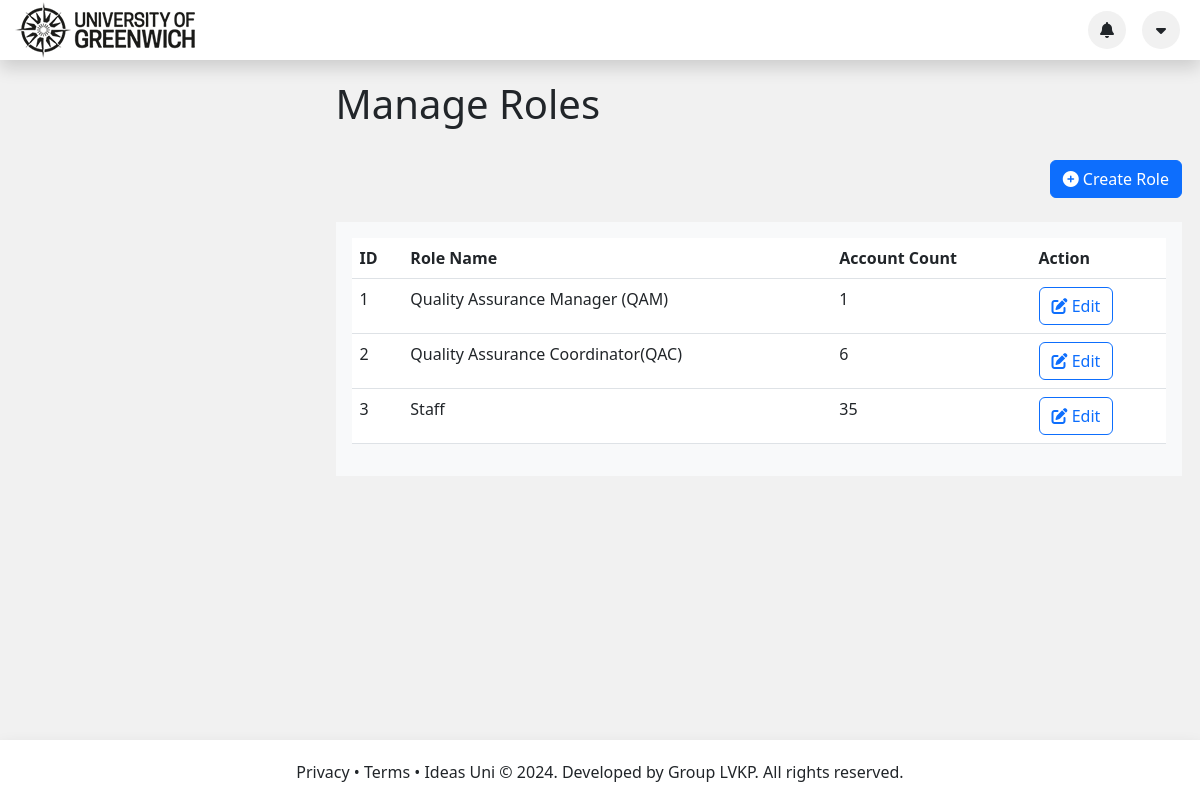
Page /QAM_Role.php (signed in) on the committed database.
### tables this page shows
CREATE TABLE Role
(
    RoleID   INT PRIMARY KEY AUTO_INCREMENT,
    RoleName VARCHAR(50) NOT NULL
);

### QAM_Role.php (the view, shortened to what this page needs)
<?php
if (!isset($_SESSION['login'])) {
    header("Location: index.php");
} else {
    ?>
    <!DOCTYPE html>
    <html lang="en">
    <head>
        <link rel="stylesheet" href="https://cdnjs.cloudflare.com/ajax/libs/font-awesome/6.3.0/css/all.min.css"
/>
        <link href="https://cdn.jsdelivr.net/npm/bootstrap@5.3.0-alpha1/dist/css/bootstrap.min.css" rel="stylesheet"
>
        <link rel="stylesheet" type="text/css" href="./css/style.css">
    </head>
    <body class="bg-gray">
    <?php
    include 'header.php';
    ?>
    <div class="container-fluid" style="margin-bottom: 100px;">
        <div class="row justify-content-evenly">
            <div class="col-12">
                <div class="d-flex flex-column justify-content-center mx-auto main-container">
                    <h1>Manage Roles</h1>
                    <div class="d-flex justify-content-end align-items-center my-4">
                        <button class="btn btn-primary" data-bs-toggle="modal" data-bs-target="#createroleModal">
                            <i class="fas fa-plus-circle"></i> Create Role
                        </button>
                    </div>
                    <?php include_once("connection.php"); ?>
                    <?php $sql = "SELECT * FROM Role";
                    $result = mysqli_query($conn, $sql); ?>
                    <?php if (mysqli_num_rows($result) > 0) : ?>
                    <div class="bg-light p-3">
                        <table class="table">
                            <thead>
                            <tr>
                                <th>ID</th>
                                <th>Role Name</th>
                                <th>Account Count</th>
                                <th>Action</th>
                            </tr>
                            </thead>
                            <?php while ($row = mysqli_fetch_assoc($result)) : ?>
                            <tbody>
                            <tr>
                                <td><?php echo $row['RoleID']; ?></td>
                                <td><?php echo $row['RoleName']; ?></td>
                                <td><?php
                                    $role_id = $row['RoleID'];
                                    $sql = "SELECT * FROM Staff WHERE RoleID = '$role_id'";
                                    $result2 = mysqli_query($conn, $sql);
                                    echo mysqli_num_rows($result2);
                                    ?></td>
                                <td>
                                    <button class="btn btn-outline-primary" id="edit-role"
                                            data-id="<?php echo $row['RoleID']; ?>"
                                            data-name="<?php echo $row['RoleName']; ?>" data-toggle="modal"
                                            data-target="#editroleModal"><i class="fas fa-edit"></i> Edit
                                    </button>
                                </td>
                            </tr>
                            <?php endwhile; ?>
                            </tbody>
                        </table>
                        <?php else : ?>
                            <p>No roles found.</p>
                        <?php endif; ?>
                    </div>
                </div>
            </div>
        </div>
    </div>
    <?php
    include 'footer.php';
    ?>
    </body>
    </html>
<?php } ?>

### css/style.css (style rules this page uses)
.d-flex { display: flex; }
.flex-column { flex-direction: column; }
.justify-content-center { justify-content: center; }
.mx-auto { margin-left: auto; margin-right: auto; }
.main-container { padding-top: 80px; max-width: 97vw; overflow-x: hidden; padding-left: 27%; }
.table td, .table th { white-space: nowrap; overflow: hidden; text-overflow: ellipsis; }
.bg-gray { background-color: #f1f1f1; }

### rows in the picture
role: RoleID "1", RoleName "Quality Assurance Manager (QAM)", mysqli_num_rows($result2) "1"
role: RoleID "2", RoleName "Quality Assurance Coordinator(QAC)", mysqli_num_rows($result2) "6"
role: RoleID "3", RoleName "Staff", mysqli_num_rows($result2) "35"
